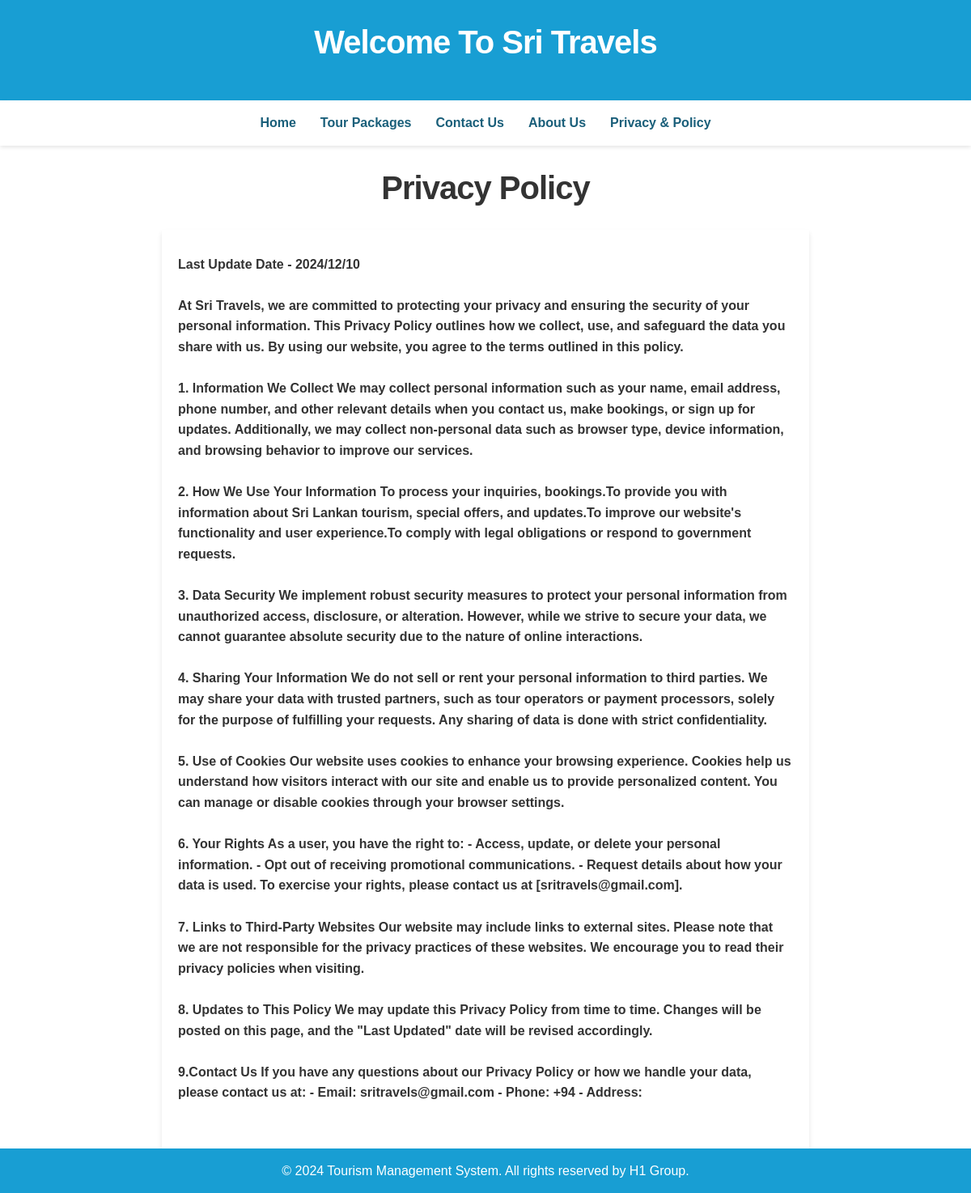
Screenshot of /sritravels/privacy_policy.php with the database file from the repository.
### tables this page shows
CREATE TABLE IF NOT EXISTS `pages` (
  `id` int NOT NULL AUTO_INCREMENT,  
  `page_name` varchar(100) NOT NULL,  
  `title` varchar(150) NOT NULL,  
  `content` text NOT NULL,  
  `created_at` timestamp NULL DEFAULT CURRENT_TIMESTAMP,  
  `updated_at` timestamp NULL DEFAULT CURRENT_TIMESTAMP ON UPDATE CURRENT_TIMESTAMP,  
  PRIMARY KEY (`id`),  
  UNIQUE KEY `page_name` (`page_name`)  
);

### sritravels/privacy_policy.php (the view, shortened to what this page needs)
<?php
$database = new Database();
$conn = $database->getConnection();
$query = "SELECT * FROM pages WHERE page_name = 'privacy_policy'";
$result = $conn->query($query);
if ($result->num_rows > 0) {
    $page = $result->fetch_assoc();
    $title = $page['title'];
    $content = $page['content'];
} else {
    $title = "privacy_policy";
    $content = "<p>No content available.</p>";
}
?>
<!DOCTYPE html>
<html lang="en">
<head>
    <link rel="stylesheet" href="assets/css/styles.css">
</head>
<body>
    <?php include 'includes/header.php'; ?>
    <?php include 'includes/navigation.php'; ?>
    <main>
        <h1 class="center-text"><?php echo htmlspecialchars($title); ?></h1>
        <div class="page-content">
            <?php echo $content; ?>
        </div>
    </main>
    <?php include 'includes/footer.php'; ?>
</body>
</html>

### sritravels/assets/css/styles.css (style rules this page uses)
* { margin: 0; padding: 0; box-sizing: border-box; }
body { font-family: 'Arial', sans-serif; line-height: 1.6; color: #333; background-color: #ffffff; }
h1, h2, h3 { color: var(--primary-color); margin-bottom: 20px; font-weight: 700; text-transform: capitalize; }
h1 { font-size: 2.5rem; letter-spacing: -1px; }
.center-text { text-align: center; margin-top: 20px; }
.page-content { max-width: 800px; margin: 0 auto; padding: 30px 20px; background-color: white; box-shadow: 0 4px 6px rgba(0,0,0,0.1); }

### rows the page displays
pages: title "Privacy Policy", content "Last Update Date - 2024/12/10 At Sri Travels, we are committed to protecting your privacy and ensuring the security of your personal information. This Privacy Policy outlines how we collect, use, and safeguard the data you share with us. By using our website, you agree to the terms outlined in this policy. 1. Information We Collect We may collect personal information such as your name, email address, phone number, and other relevant details when you contact us, make bookings, or sign up for updates. Additionally, we may collect non-personal data such as browser type, device information, and browsing behavior to improve our services. 2. How We Use Your Information To process your inquiries,…"
